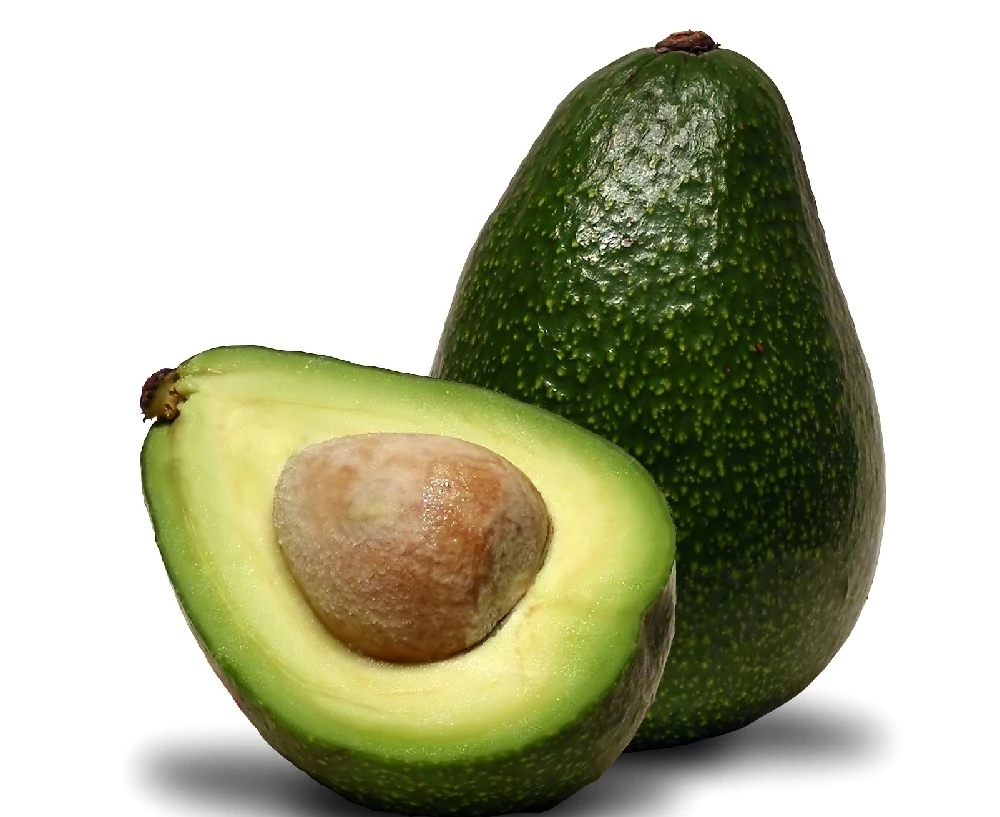
#> input picture uploads/chon_trai_cay_2.webp, 1000 x 817 px
$ python -i image_processing.py   (imports and definitions only)   (older library calls are emulated)
#> lines starting #> are read from the running program, lines starting #| are printed output that depends on the picture; after the words box and inside, x2 and y2 are one past the last pixel; in counts of white or black regions, pixels touching at a corner belong together
"""
Module xử lý ảnh cơ bản
Chứa các hàm tiền xử lý và trích xuất đặc trưng từ ảnh
"""

import cv2
import numpy as np

def load_image(image_path):
    """
    Đọc ảnh từ file

    Args:
        image_path (str): Đường dẫn đến file ảnh

    Returns:
        numpy.ndarray: Ảnh đã đọc
    """
    image = cv2.imread(image_path)
    if image is None:
        raise ValueError(f"Không thể đọc ảnh từ {image_path}")
    return image


def preprocess_image(image, size=(200, 200)):
    """
    Tiền xử lý ảnh: resize, khử nhiễu, cân bằng histogram

    Args:
        image (numpy.ndarray): Ảnh đầu vào
        size (tuple): Kích thước mong muốn (width, height)

    Returns:
        numpy.ndarray: Ảnh đã được xử lý
    """
    # Resize ảnh về kích thước chuẩn
    resized = cv2.resize(image, size, interpolation=cv2.INTER_AREA)

    # Khử nhiễu bằng Gaussian Blur
    denoised = cv2.GaussianBlur(resized, (5, 5), 0)

    return denoised


def extract_color_histogram(image, bins=32):
    """
    Trích xuất đặc trưng histogram màu sắc từ ảnh

    Args:
        image (numpy.ndarray): Ảnh đầu vào (BGR)
        bins (int): Số bins cho histogram

    Returns:
        numpy.ndarray: Vector đặc trưng histogram đã được chuẩn hóa
    """
    # Chuyển sang không gian màu HSV (tốt hơn cho phân tích màu sắc)
    hsv = cv2.cvtColor(image, cv2.COLOR_BGR2HSV)

    # Tính histogram cho mỗi kênh
    hist_features = []
    for i in range(3):
        hist = cv2.calcHist([hsv], [i], None, [bins], [0, 256])
        hist = cv2.normalize(hist, hist).flatten()
        hist_features.extend(hist)

    return np.array(hist_features)


def extract_shape_features(image):
    """
    Trích xuất đặc trưng hình dạng từ ảnh

    Args:
        image (numpy.ndarray): Ảnh đầu vào (BGR)

    Returns:
        numpy.ndarray: Vector đặc trưng hình dạng
    """
    # Chuyển sang ảnh xám
    gray = cv2.cvtColor(image, cv2.COLOR_BGR2GRAY)

    # Áp dụng threshold để tạo ảnh nhị phân
    _, binary = cv2.threshold(gray, 0, 255, cv2.THRESH_BINARY + cv2.THRESH_OTSU)

    # Tìm contours
    contours, _ = cv2.findContours(binary, cv2.RETR_EXTERNAL, cv2.CHAIN_APPROX_SIMPLE)

    if len(contours) == 0:
        return np.zeros(7)

    # Lấy contour lớn nhất
    largest_contour = max(contours, key=cv2.contourArea)

    # Tính các đặc trưng hình học
    area = cv2.contourArea(largest_contour)
    perimeter = cv2.arcLength(largest_contour, True)

    # Tránh chia cho 0
    if perimeter == 0:
        circularity = 0
    else:
        circularity = 4 * np.pi * area / (perimeter * perimeter)

    # Bounding rectangle
    x, y, w, h = cv2.boundingRect(largest_contour)
    aspect_ratio = float(w) / h if h != 0 else 0

    # Extent (tỷ lệ diện tích contour / diện tích bounding box)
    rect_area = w * h
    extent = float(area) / rect_area if rect_area != 0 else 0

    # Hu Moments (7 đặc trưng bất biến)
    moments = cv2.moments(largest_contour)
    hu_moments = cv2.HuMoments(moments).flatten()

    # Log transform để giảm độ lớn của Hu moments
    hu_moments = -np.sign(hu_moments) * np.log10(np.abs(hu_moments) + 1e-10)

    # Kết hợp các đặc trưng
    shape_features = np.array([area, perimeter, circularity, aspect_ratio, extent])
    shape_features = np.concatenate([shape_features, hu_moments[:2]])  # Chỉ lấy 2 Hu moments đầu

    return shape_features


def extract_texture_features(image):
    """
    Trích xuất đặc trưng texture sử dụng Sobel và Laplacian

    Args:
        image (numpy.ndarray): Ảnh đầu vào (BGR)

    Returns:
        numpy.ndarray: Vector đặc trưng texture
    """
    # Chuyển sang ảnh xám
    gray = cv2.cvtColor(image, cv2.COLOR_BGR2GRAY)

    # Sobel edges (gradient theo hướng X và Y)
    sobelx = cv2.Sobel(gray, cv2.CV_64F, 1, 0, ksize=3)
    sobely = cv2.Sobel(gray, cv2.CV_64F, 0, 1, ksize=3)

    # Laplacian (second derivative)
    laplacian = cv2.Laplacian(gray, cv2.CV_64F)

    # Tính các thống kê từ edges
    features = []
    for edge in [sobelx, sobely, laplacian]:
        features.extend([
            np.mean(np.abs(edge)),
            np.std(edge),
            np.max(np.abs(edge))
        ])

    return np.array(features)


def extract_all_features(image):
    """
    Trích xuất tất cả các đặc trưng từ ảnh

    Args:
        image (numpy.ndarray): Ảnh đầu vào (BGR)

    Returns:
        numpy.ndarray: Vector đặc trưng tổng hợp
    """
    # Tiền xử lý ảnh
    processed = preprocess_image(image)

    # Trích xuất các đặc trưng
    color_hist = extract_color_histogram(processed, bins=16)  # Giảm bins để giảm số chiều
    shape_feat = extract_shape_features(processed)
    texture_feat = extract_texture_features(processed)

    # Kết hợp tất cả đặc trưng
    all_features = np.concatenate([color_hist, shape_feat, texture_feat])

    return all_features


def draw_contours(image):
    """
    Vẽ contours lên ảnh để hiển thị

    Args:
        image (numpy.ndarray): Ảnh đầu vào (BGR)

    Returns:
        numpy.ndarray: Ảnh có vẽ contours
    """
    result = image.copy()
    gray = cv2.cvtColor(image, cv2.COLOR_BGR2GRAY)
    _, binary = cv2.threshold(gray, 0, 255, cv2.THRESH_BINARY + cv2.THRESH_OTSU)
    contours, _ = cv2.findContours(binary, cv2.RETR_EXTERNAL, cv2.CHAIN_APPROX_SIMPLE)

    cv2.drawContours(result, contours, -1, (0, 255, 0), 2)

    return result

>>> import cv2
>>> picture = cv2.imread('../uploads/chon_trai_cay_2.webp')
#> picture is the input picture: shape (817, 1000, 3); mean B, G, R 158, 183.4, 181.8
>>> result = extract_all_features(picture)
#> in preprocess_image, `resized = cv2.resize(image, size, interpolation=cv2.INTER_AREA)`:
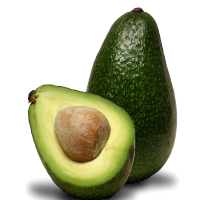
#> resized: shape (200, 200, 3); mean B, G, R 158, 183.4, 181.8
#> in preprocess_image, `denoised = cv2.GaussianBlur(resized, (5, 5), 0)`:
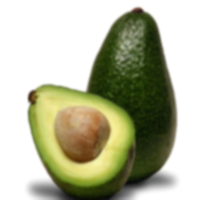
#> denoised: shape (200, 200, 3); mean B, G, R 157.9, 183.4, 181.8
#> in extract_color_histogram, `hsv = cv2.cvtColor(image, cv2.COLOR_BGR2HSV)`: hsv: shape (200, 200, 3); mean H, S, V 17.1, 69.7, 186.2
#> after the loop in extract_color_histogram, `for i in range(3):`: hist_features = 48 values, max 0.966 at index 16, min 0 at index 8, mean 0.112
#> in extract_all_features, `color_hist = extract_color_histogram(processed, bins=16)`: color_hist has the same summary as hist_features in extract_color_histogram
#> in extract_shape_features, `gray = cv2.cvtColor(image, cv2.COLOR_BGR2GRAY)`:
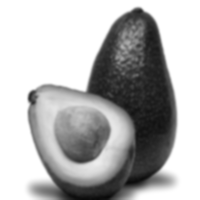
#> gray: shape (200, 200); min 9, max 255, mean 180
#> in extract_shape_features, `_, binary = cv2.threshold(gray, 0, 255, cv2.THRESH_BINARY + cv2.THRESH..`:
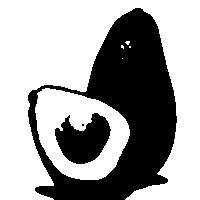
#> binary: shape (200, 200); 63.5% white; 3 black regions (1 under 20 px)
#> in extract_shape_features, `contours, _ = cv2.findContours(binary, cv2.RETR_EXTERNAL, cv2.CHAIN_AP..`: contours = 6 contours, 4 with area under 20; largest, box (x1, y1, x2, y2) and area: (0, 0, 200, 200) 20148, (35, 88, 130, 180) 6282
#> in extract_shape_features, `largest_contour = max(contours, key=cv2.contourArea)`: largest_contour = contour of 288 points, box (x1, y1, x2, y2) (0, 0, 200, 200), area 20148
#> in extract_shape_features, `area = cv2.contourArea(largest_contour)`: area = 20147.5
#> in extract_shape_features, `perimeter = cv2.arcLength(largest_contour, True)`: perimeter = 1309.1
#> in extract_shape_features, `circularity = 4 * np.pi * area / (perimeter * perimeter)`: circularity = 0.148
#> in extract_shape_features, `x, y, w, h = cv2.boundingRect(largest_contour)`: x = 0; w = 200
#> in extract_shape_features, `aspect_ratio = float(w) / h if h != 0 else 0`: aspect_ratio = 1
#> in extract_shape_features, `rect_area = w * h`: rect_area = 40000
#> in extract_shape_features, `extent = float(area) / rect_area if rect_area != 0 else 0`: extent = 0.504
#> in extract_shape_features, `moments = cv2.moments(largest_contour)`: moments = moments, m00 20147.5, centre m10/m00, m01/m00 = (90.48, 81.35)
#> in extract_shape_features, `hu_moments = cv2.HuMoments(moments).flatten()`: hu_moments = [0.431, 0.00383, 0.00139, 0.00627, -1.88e-06, -3.36e-05, -1.84e-05]
#> in extract_shape_features, `hu_moments = -np.sign(hu_moments) * np.log10(np.abs(hu_moments) + 1e-10)`: hu_moments = [0.366, 2.42, 2.86, 2.2, -5.73, -4.47, -4.74]
#> in extract_shape_features, `shape_features = np.array([area, perimeter, circularity, aspect_ratio,..`: shape_features = [20147.5, 1309.1, 0.148, 1, 0.504]
#> in extract_shape_features, `shape_features = np.concatenate([shape_features, hu_moments[:2]])`: shape_features = [20147.5, 1309.1, 0.148, 1, 0.504, 0.366, 2.42]
#> in extract_texture_features, `sobelx = cv2.Sobel(gray, cv2.CV_64F, 1, 0, ksize=3)`:
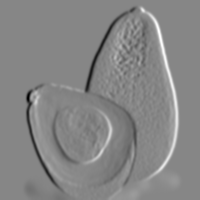
#> sobelx: shape (200, 200) float64; min -542, max 489, mean 0; drawn with min black and max white
#> in extract_texture_features, `sobely = cv2.Sobel(gray, cv2.CV_64F, 0, 1, ksize=3)`:
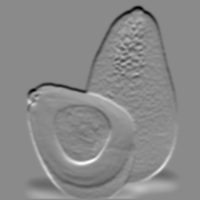
#> sobely: shape (200, 200) float64; min -467, max 391, mean -3.3; drawn with min black and max white
#> in extract_texture_features, `laplacian = cv2.Laplacian(gray, cv2.CV_64F)`:
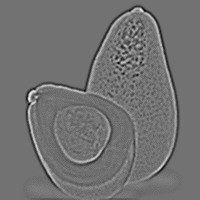
#> laplacian: shape (200, 200) float64; min -49, max 60, mean 0; drawn with min black and max white
#> the loop in extract_texture_features, `for edge in [sobelx, sobely, laplacian]:` made 3 passes
#> after the loop in extract_texture_features, `for edge in [sobelx, sobely, laplacian]:`: features = [28.93, 69.15, 542, 23.61, 50.44, 467, 3.32, 7.02, 60]
#> in extract_all_features, `texture_feat = extract_texture_features(processed)`: texture_feat has the same summary as features in extract_texture_features
#> in extract_all_features, `all_features = np.concatenate([color_hist, shape_feat, texture_feat])`: all_features = 64 values, max 20147.5 at index 48, min 0 at index 8, mean 355
#> result has the same summary as all_features in extract_all_features
